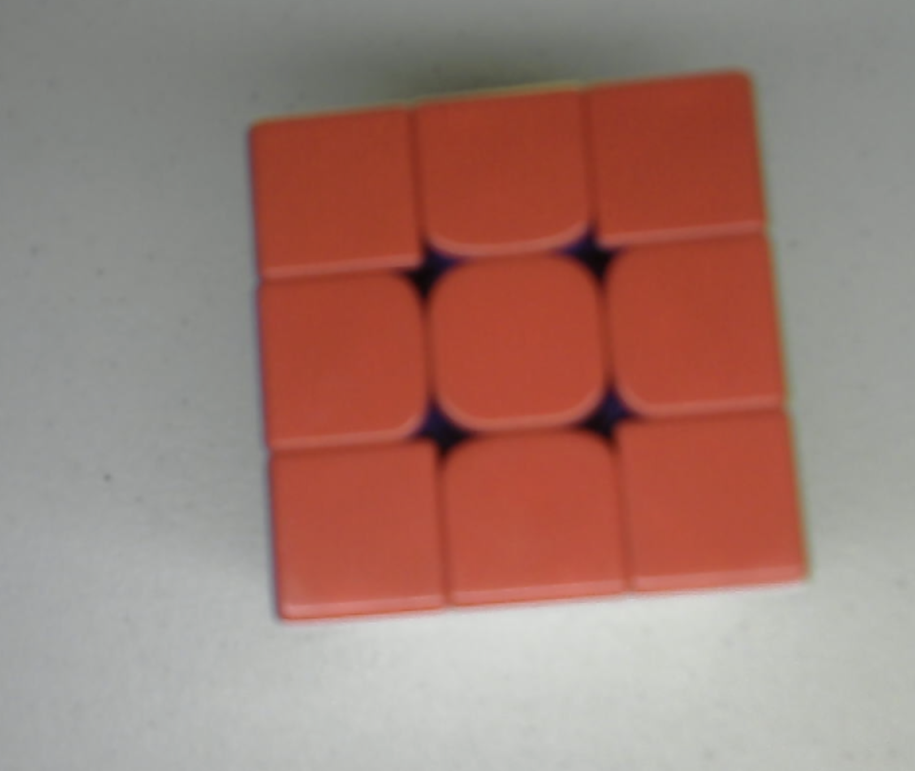
#> input picture Photos/red.png, 915 x 771 px, shrunk from 1406 x 1184 before the run, found by its file name
$ python contours.py
#> lines starting #> are read from the running program, lines starting #| are printed output that depends on the picture; after the words box and inside, x2 and y2 are one past the last pixel; in counts of white or black regions, pixels touching at a corner belong together
import cv2 as cv
import numpy as np

img = cv.imread('Photos/red.png')
#> img is the input picture: shape (771, 915, 3); mean B, G, R 117.2, 126.2, 160.2

hsv = cv.cvtColor(img, cv.COLOR_BGR2HSV)
#> hsv: shape (771, 915, 3); mean H, S, V 39, 69.8, 161.7

cv.imshow("hsv", hsv)

greyhsv = cv.cvtColor(hsv, cv.COLOR_BGR2GRAY)
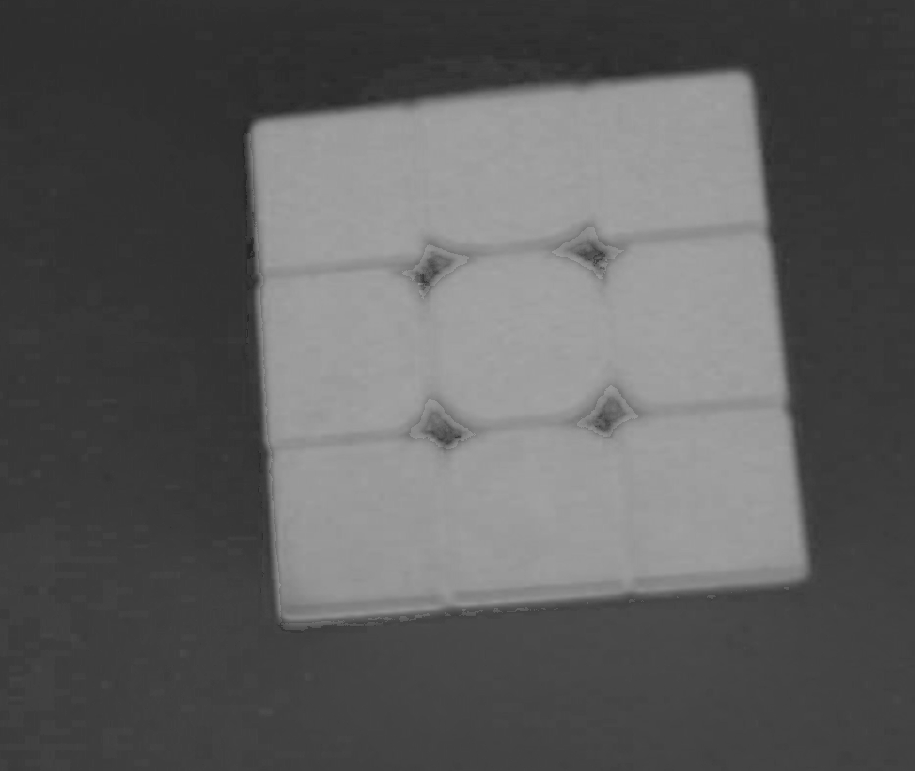
#> greyhsv: shape (771, 915); min 34, max 165, mean 93.8
cv.imshow("t", greyhsv)

# ================== edge cascades ====================
canny = cv.Canny(greyhsv, 30, 40)
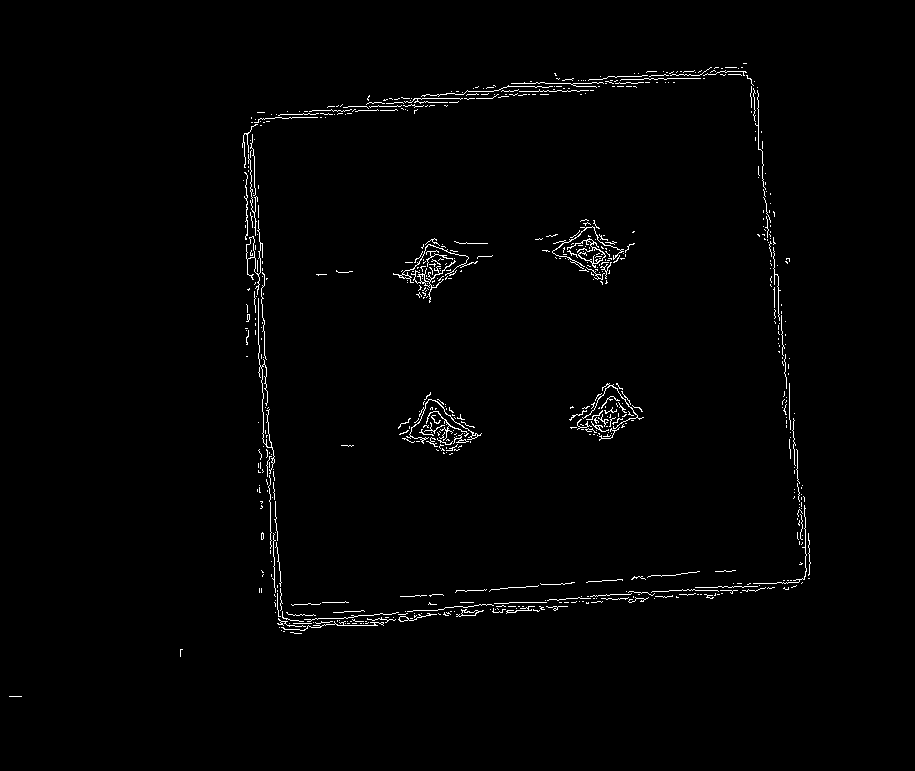
#> canny: shape (771, 915); 1.3% white in thin lines or dots, all inside (x1, y1, x2, y2) = (9, 63, 811, 697)
cv.imshow("canny", canny)

dilated = cv.dilate(canny, (4,4), iterations=5)
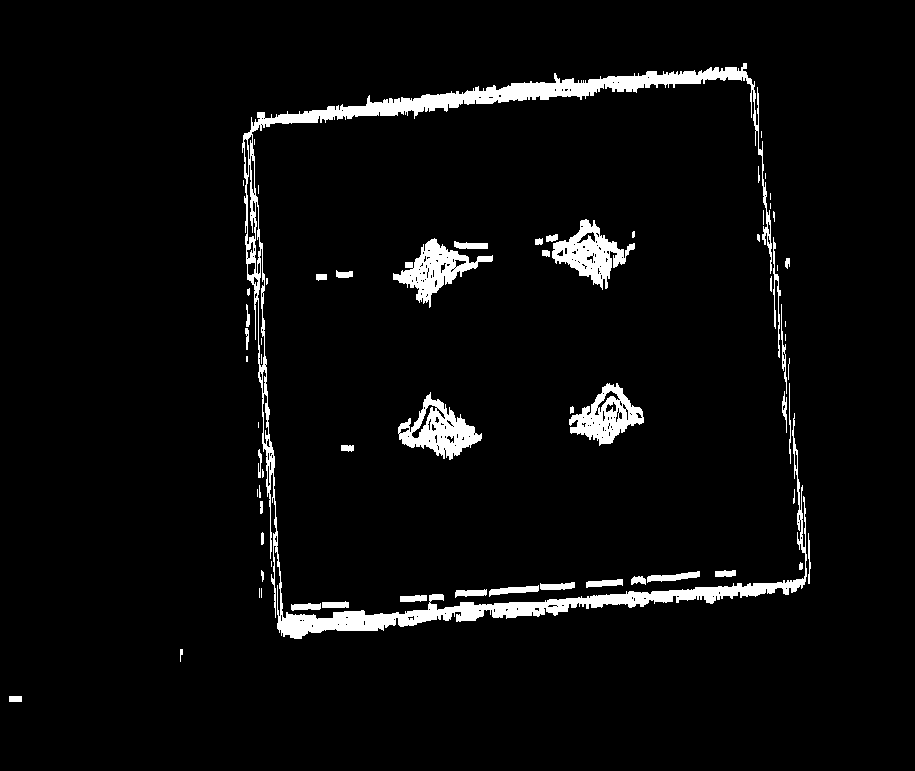
#> dilated: shape (771, 915); 4.4% white; 68 white regions (24 under 20 px), largest, box (x1, y1, x2, y2) and area: (242, 63, 807, 639) 17735, (398, 392, 482, 460) 2470, (552, 219, 635, 290) 2425
cv.imshow("dilated", dilated)

# drawing
blank = np.zeros(img.shape, dtype='uint8')

#> (the run stopped early here; a loop or call above may not have finished)

$ run again, with Photos/cube.png copied over Photos/red.png
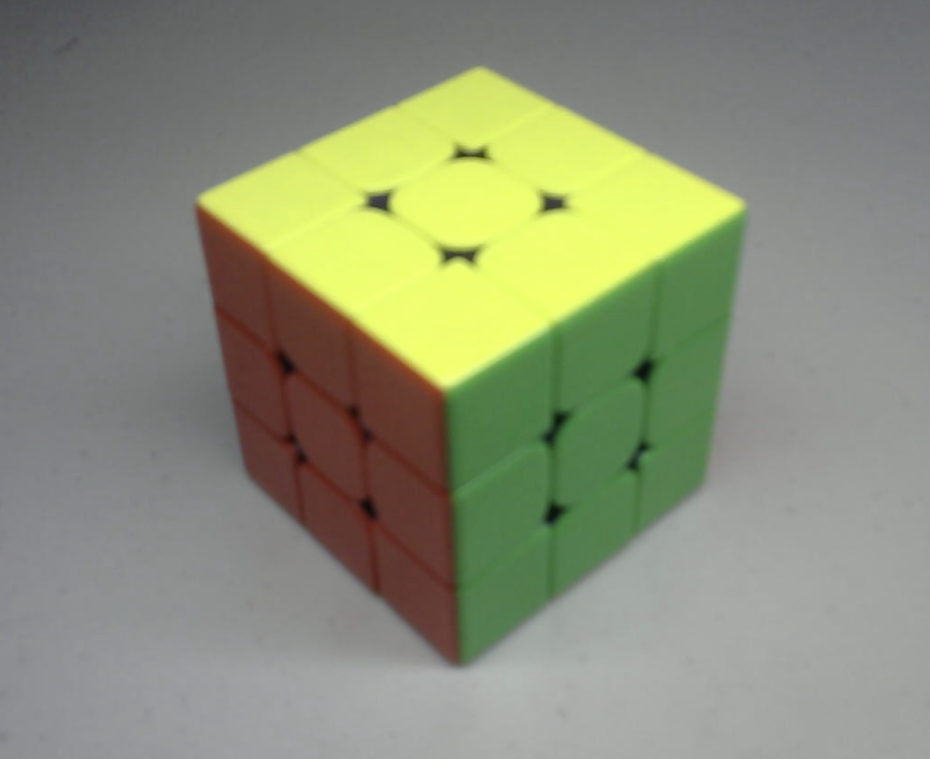
#> input picture Photos/cube.png, 930 x 759 px, shrunk from 1534 x 1252 before the run, found by its file name
#> img is the input picture: shape (759, 930, 3); mean B, G, R 120.2, 144.3, 139.7
#> hsv: shape (759, 930, 3); mean H, S, V 59.8, 44.2, 148
#> `canny = cv.Canny(greyhsv, 30, 40)`:
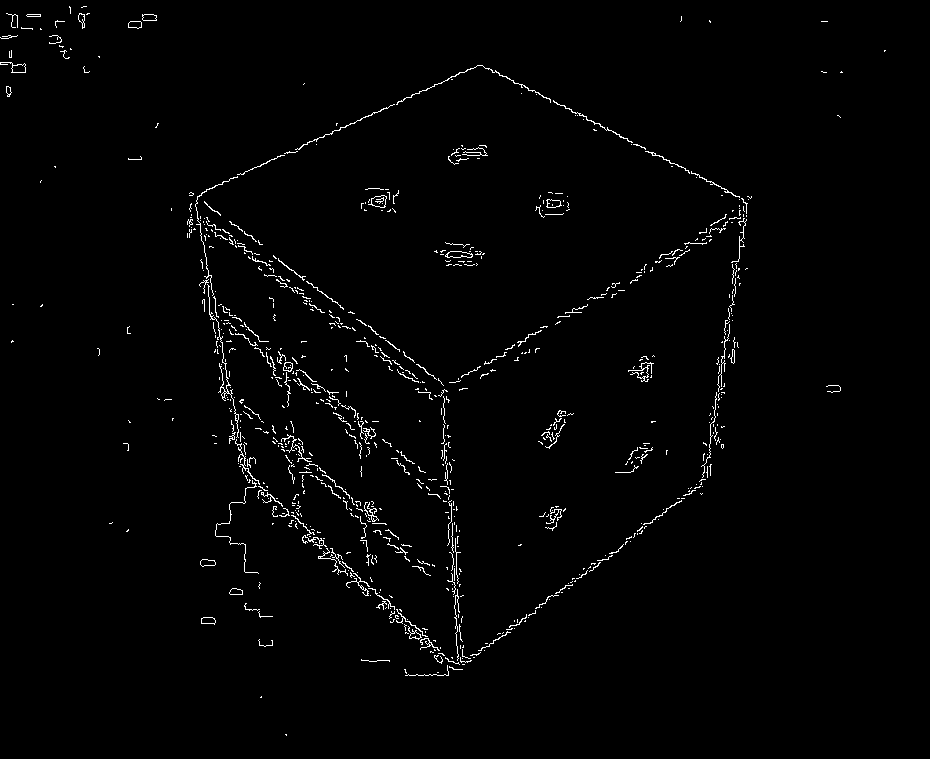
#> canny: shape (759, 930); 1.5% white in thin lines or dots
#> `dilated = cv.dilate(canny, (4,4), iterations=5)`:
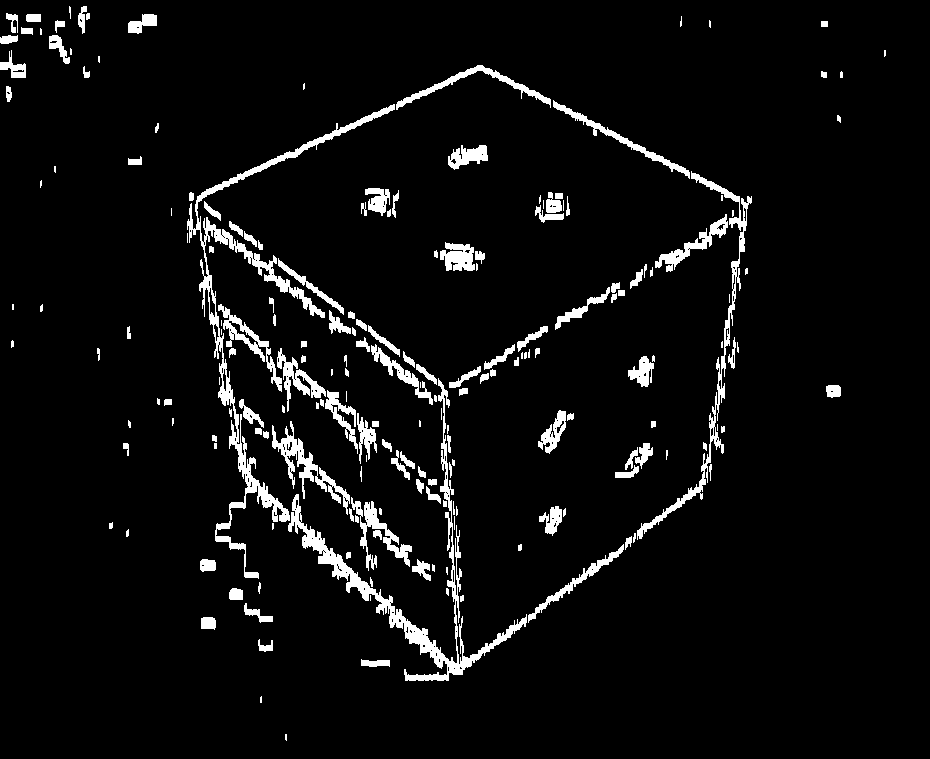
#> dilated: shape (759, 930); 5.3% white; 196 white regions (55 under 20 px), largest, box (x1, y1, x2, y2) and area: (187, 104, 395, 579) 5832, (288, 378, 527, 681) 5233, (637, 171, 752, 540) 2441
